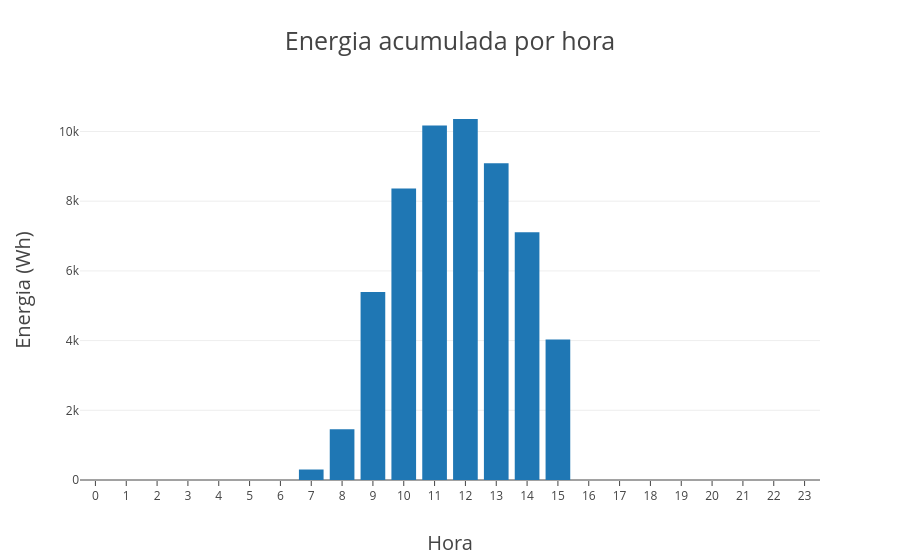

Here is the notebook cell this chart was saved with:
### Code cell
#CÉLULA TCC-21
#Realizando uma análise da energia acumulada em um dia
period = dfRawFoto1['2019-06-09':'2019-06-09']
print("Total de energia acumulada {:.0f} Wh".format(period.energia.sum()))

trace1 = period.groupby(by=[period.index.hour]).energia.sum().reset_index()
trace = go.Bar(x=trace1['data'],y=trace1['energia'])
data = [trace]
layout = go.Layout(
    title='Energia acumulada por hora',titlefont=dict(size=25),
    xaxis=dict(title='Hora',
                titlefont=dict(size=20),
                ticks='outside',
                tick0=0,
                dtick=1,
                ticklen=5,
                tickwidth=1,
              ),
    yaxis=dict(title='Energia (Wh)',titlefont=dict(size=20)))
iplot(go.Figure(data = [trace], layout=layout))

### Figure 1 — Plotly figure (JSON) as saved in the notebook; plotly's stock layout.template omitted (floating-point values rounded to 4 significant figures)
{"data": [{"type": "bar", "uid": "04f6a746-e3d7-11e9-98f5-74da3874ae23", "x": [0, 1, 2, 3, 4, 5, 6, 7, 8, 9, 10, 11, 12, 13, 14, 15, 16, 17, 18, 19, 20, 21, 22, 23], "y": [0, 0, 0, 0, 0, 0, 0, 301, 1457, 5392, 8365, 10176, 10359, 9090, 7110, 4030, 0, 0, 0, 0, 0, 0, 0, 0]}], "layout": {"title": "Energia acumulada por hora", "titlefont": {"size": 25}, "xaxis": {"dtick": 1, "tick0": 0, "ticklen": 5, "ticks": "outside", "tickwidth": 1, "title": "Hora", "titlefont": {"size": 20}}, "yaxis": {"title": "Energia (Wh)", "titlefont": {"size": 20}}}}
